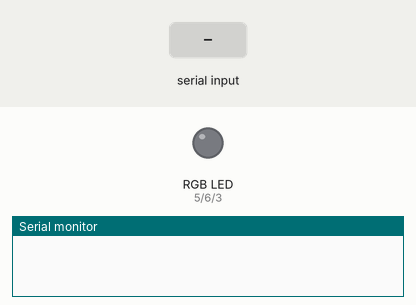
Bench run of a sketch on a simulated Arduino Nano, built with avr-gcc and run on an emulated ATmega328P. On the bench: an RGB LED mixed from three pins (HIGH = lit), the last lines printed to the serial monitor. Dashed ring = blinking. The inputs (shaded band) are chosen by the test bench. Random numbers use the default seed unless the sketch sets one.

Above: at 1.2 s.
1.3 s: "3\n" received over Serial
At 1.45 s:
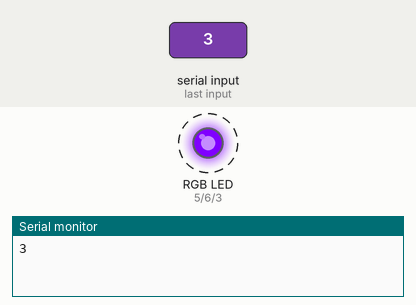
At 2.05 s:
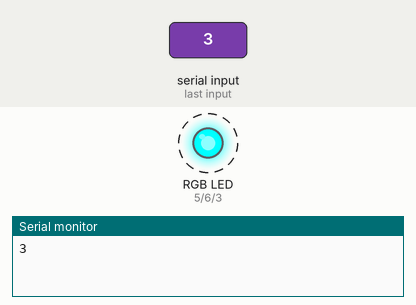
Timing chart, 0 to 2.5 s (numbered marks = the images above; inputs shaded):
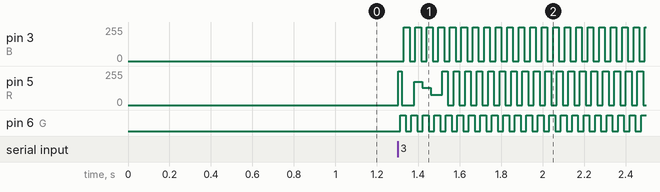

The sketch:

RGB_PWM_LAMP.ino
```cpp
/*
 * RGB_PWM_LAMP.ino
 *
 * Created: 12/17/2016 2:48:00 PM
 * Author: Mike
 */


#define R 5
#define G 6
#define B 3


typedef struct {

	uint8_t mode;
	unsigned long s;

} t_animation;

void Set_HSV_Color(uint16_t h,uint16_t s,uint16_t v);
void Set_RGB_Color(uint8_t r, uint8_t g, uint8_t b);
void Command_Line(String str, t_animation * anim);
void Animation_Circuit_of_Color(unsigned long speed);
void Animation_Switching_Colors(unsigned long speed);
void Animation_Array_of_Colors(unsigned long speed);

String receive_string = " ";
bool check_if_string_is_complete;
unsigned long current_millis;
unsigned long previous_millis;


t_animation animation;


void setup()
{

	  /* add setup code here, setup code runs once when the processor starts */
	  pinMode(R,OUTPUT);
	  pinMode(G,OUTPUT);
	  pinMode(B,OUTPUT);
	  Serial.begin(9600);
	  receive_string.reserve(200);


}

void loop()
{

	  /* add main program code here, this code starts again each time it ends */

	 current_millis = millis();

	  Animation_Display_Mode(animation.mode,animation.s);

	  if(check_if_string_is_complete==true){

		 // Serial.print(receive_string);
		  Command_Line(receive_string,&animation);

		  receive_string = "";
		  check_if_string_is_complete = false;


	  }


}

void Set_RGB_Color(uint8_t r, uint8_t g, uint8_t b){


	analogWrite(R,r);
	analogWrite(G,g);
	analogWrite(B,b);


}


/** MODIFIED FUNCTION FROM ws2812b library (http://mikrocontroller.bplaced.net/wordpress/?page_id=3665)**/


void Set_HSV_Color(uint16_t h,uint16_t s,uint16_t v)
{
	uint8_t diff;

	byte red,green,blue;

	if(h>359) h=359;
	if(s>100) s=100;
	if(v>100) v=100;

	if(h < 61) {
			red = 255;
			green = (425 * h) / 100;
			blue = 0;
		}else if(h < 121){
			red = 255 - ((425 * (h-60))/100);
			green = 255;
			blue = 0;
		}else if(h < 181){
			red = 0;
			green = 255;
			blue = (425 * (h-120))/100;
		}else if(h < 241){
			red = 0;
			green = 255 - ((425 * (h-180))/100);
			blue = 255;
		}else if(h < 301){
			red = (425 * (h-240))/100;
			green = 0;
			blue = 255;
		}else {
			red = 255;
			green = 0;
			blue = 255 - ((425 * (h-300))/100);
	}

	s = 100 - s;
	diff = ((255 - red) * s)/100;
	red =	red + diff;
	diff = ((255 - green) * s)/100;
	green = green + diff;
	diff = ((255 - blue) * s)/100;
	blue = blue + diff;

	red = (red * v)/100;
	green = (green * v)/100;
	blue = (blue * v)/100;

	analogWrite(R,red);
	analogWrite(G,green);
	analogWrite(B,blue);

}


void Command_Line(String str, t_animation * anim){

	char buf[200];
	str.toCharArray(buf,str.length());


	char *id = strtok(buf,"^");

	Serial.println(atoi(id));


		if(atoi(id)==1){
				  char *h = strtok(NULL,"^");
				  char *s = strtok(NULL,"^");
				  char *v = strtok(NULL,"^");
				 float	hF = atof(h);
				 float	sF = atof(s);
				 float	vF = atof(v);
				 Set_HSV_Color(hF,sF,vF);


		}

		else if(atoi(id)==2){

		        char * r = strtok(NULL,"^");
				char * g = strtok(NULL,"^");
				char * b = strtok(NULL,"^");
				uint8_t r_val = atoi(r);
				uint8_t g_val = atoi(g);
				uint8_t b_val = atoi(b);
				Set_RGB_Color(r_val,g_val,b_val);
				anim->mode = 0;


		}
		else if(atoi(id)==3){

				char *speed = strtok(NULL,"^");
				unsigned long speed_val = atol(speed);
				anim->mode = 3;
				anim->s = speed_val;

		}
		else if(atol(id)==4){

			char *speed = strtok(NULL,"^");
			unsigned long speed_val = atol(speed);
			anim->mode = 4;
			anim->s = speed_val;

		}
		else if(atoi(id)==5){

			char *speed = strtok(NULL,"^");
			unsigned long speed_val = atol(speed);
			anim->mode = 5;
			anim->s = speed_val;

		}


}


void Animation_Display_Mode(uint8_t mode,unsigned long speed){

	if(mode==3){

		Animation_Circuit_of_Color(speed);

	}
	else if(mode==4){

		Animation_Switching_Colors(speed);
	}
	else if(mode==5){

		Animation_Array_of_Colors(speed);

	}

}

void Animation_Circuit_of_Color(unsigned long speed){

		static int hue = 0;
		if(hue<360){
			if(current_millis-previous_millis>=speed){
			previous_millis = current_millis;
			Set_HSV_Color(hue,100,100);
			hue++;


			}
		}else{

			hue = 0;
		}

}


void Animation_Switching_Colors(unsigned long speed){


	if(current_millis-previous_millis>=speed){

		previous_millis = current_millis;

		int r = random(256);
		int g = random(256);
		int b = random(256);
		Set_RGB_Color(r,g,b);

	}


}

void Animation_Array_of_Colors(unsigned long speed){

	static uint8_t i = 0;

	byte Colors [24][3] = {
		{182,182,255}, {198,182,255}, {218,182,255}, {234,182,255}, {255,182,255},
		{255,182,234}, {255,182,218}, {255,182,198}, {255,182,182}, {255,198,182},
		{255,218,182}, {255,234,182}, {255,255,182}, {234,255,182}, {218,255,182},
		{198,255,182}, {182,255,182}, {182,255,198}, {182,255,218}, {182,255,234},
		{182,255,255}, {182,234,255}, {182,218,255}, {182,198,255}};

		if(current_millis-previous_millis>=speed){

			previous_millis = current_millis;

			if(i<24){

				byte r = Colors[i][0];
				byte g = Colors[i][1];
				byte b = Colors[i][2];
				Set_RGB_Color(r,g,b);
				i++;
				Serial.print(r);
				Serial.print(",");
				Serial.print(g);
				Serial.print(",");
				Serial.println(b);


			}else{

				i = 0;
			}


		}


}


void serialEvent(){

	while(Serial.available()){

		char c = (char)(Serial.read());
		receive_string += c;

		if(c == '\n'){

			check_if_string_is_complete = true;

		}

	}


}
```

main.cpp
```cpp
/*
 * RGB_PWM_LAMP.cpp
 *
 * Created: 2016-12-17 14:48:01
 * Author : Mike
 */

#include <avr/io.h>


int main(void)
{
    /* Replace with your application code */
    while (1)
    {
    }
}
```

Measured:
- after the input at 1.3 s, pin 3 (B): alternates 255/255 for 0.03 s and 0/255 for 0.03 s, starting at once; pin 6 (G): alternates HIGH for 0.03 s and LOW for 0.03 s, starting at once
